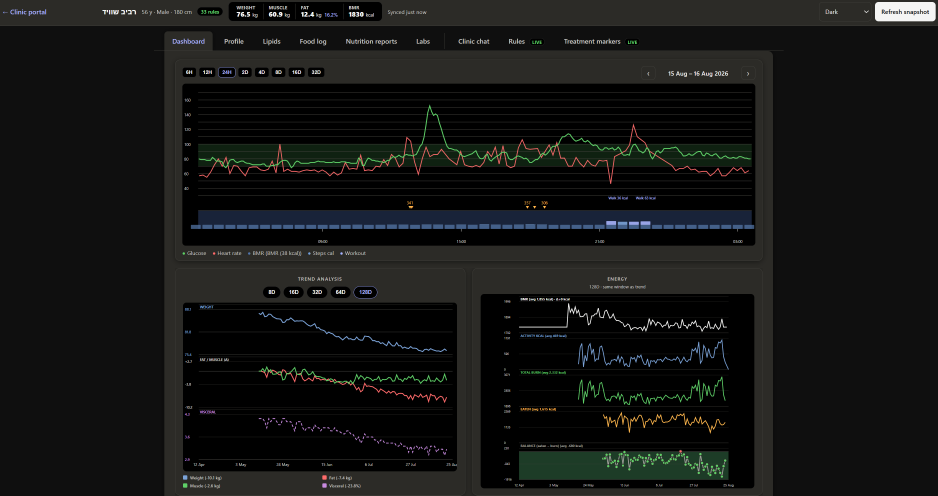
#> input picture FB/videos/assets/screens/stills/clinic-portal-dark-dashboard.png, 2812 x 1487 px (shown at 1/3 size)
$ python composite_clinic_portal.py
#> lines starting #> are read from the running program, lines starting #| are printed output that depends on the picture
"""Build a sharp full-bleed clinic-portal plate for film (no fake desk paste).

The 1024x508 share screenshot is too soft to survive a perspective warp onto a
tilted monitor. Opus finishing review: cut full-bleed for the thesis beat;
keep Swiss desks as establishing plates with their original screens.
"""
from __future__ import annotations

from pathlib import Path

import cv2
import numpy as np
from PIL import Image, ImageDraw, ImageEnhance, ImageFilter, ImageFont

ROOT = Path(__file__).resolve().parent.parent
ART = ROOT / "assets" / "illustrations"
STILLS = ROOT / "assets" / "screens" / "stills"
PORTAL = STILLS / "clinic-portal-dark-dashboard.png"
OUT = ART / "clinic-portal-dark-16x9.jpg"
OUT_PNG = ART / "clinic-portal-dark-16x9.png"


def upscale_lanczos(bgr: np.ndarray, scale: float) -> np.ndarray:
    if scale <= 1.01:
        return bgr
    h, w = bgr.shape[:2]
    return cv2.resize(
        bgr, (int(w * scale), int(h * scale)), interpolation=cv2.INTER_LANCZOS4
    )


def unsharp(bgr: np.ndarray, amount: float = 0.55, sigma: float = 1.1) -> np.ndarray:
    blur = cv2.GaussianBlur(bgr, (0, 0), sigma)
    out = cv2.addWeighted(bgr, 1 + amount, blur, -amount, 0)
    return np.clip(out, 0, 255).astype(np.uint8)


def main() -> None:
    if not PORTAL.is_file():
        raise SystemExit(f"Missing {PORTAL}")
    ui = cv2.imread(str(PORTAL), cv2.IMREAD_COLOR)
#> ui is the input picture: shape (1487, 2812, 3); mean B, G, R 19.8, 21, 20.1
    if ui is None:
        raise SystemExit("Failed to read portal")

    # Target: fill width of 1920 with letterbox bars — never stretch aspect.
    # Upscale so the warp/fit is mostly a *down*sample into the plate.
    target_w = 1840
    scale = target_w / ui.shape[1]
#> scale = 0.654
    # 2-step upsample then mild sharpen — better than one big LANCZOS jump
    step = min(2.0, scale)
#> step = 0.654
    hi = upscale_lanczos(ui, step)
    if scale / step > 1.01:
        hi = upscale_lanczos(hi, scale / step)
    hi = unsharp(hi, amount=0.45, sigma=1.0)

    # Lift crushed blacks slightly so it reads as an emissive panel, not a hole
    hi_f = hi.astype(np.float32)
    hi_f = hi_f * 0.92 + 18.0  # floor ~18
    hi = np.clip(hi_f, 0, 255).astype(np.uint8)

    plate = np.zeros((1080, 1920, 3), dtype=np.uint8)
    # slate surround matching dark cards
    plate[:] = (30, 33, 38)  # BGR
    ph, pw = hi.shape[:2]
#> ph = 1487; pw = 2812
    # Fit into safe area
    fit = min(1840 / pw, 920 / ph)
#> fit = 0.619
    if fit < 0.999:
        hi = cv2.resize(hi, (int(pw * fit), int(ph * fit)), interpolation=cv2.INTER_AREA)
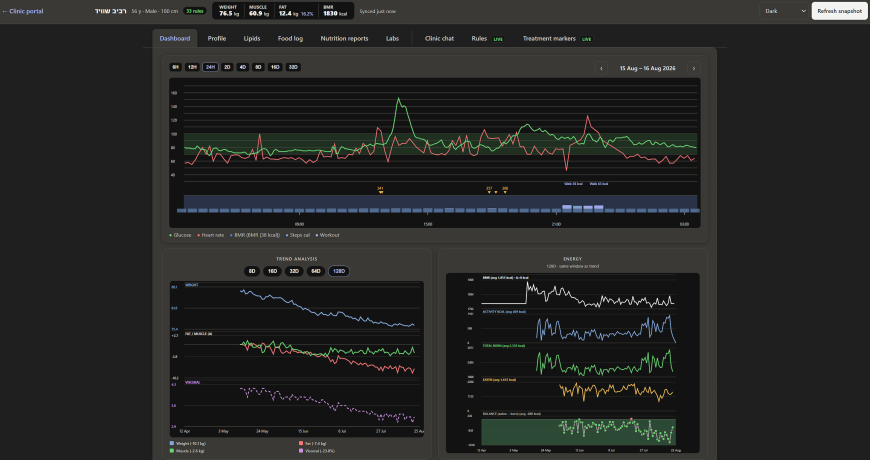
#> hi: shape (920, 1739, 3) (shown at 1/2 size); mean B, G, R 35.9, 37.1, 36.3
        ph, pw = hi.shape[:2]
#> ph = 920; pw = 1739
    x0 = (1920 - pw) // 2
#> x0 = 90
    y0 = (1080 - ph) // 2 + 18
#> y0 = 98
    plate[y0 : y0 + ph, x0 : x0 + pw] = hi
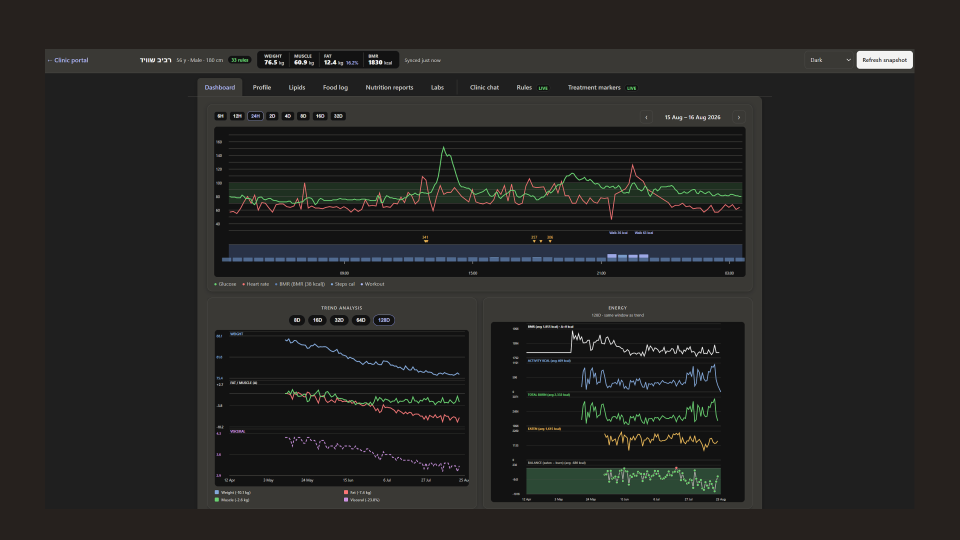
#> plate: shape (1080, 1920, 3) (shown at 1/2 size); mean B, G, R 34.6, 36.2, 36.7

    # Soft vignette on surround only
    yy, xx = np.ogrid[:1080, :1920]
    r = np.sqrt(((xx - 960) / 960) ** 2 + ((yy - 540) / 540) ** 2)
    vig = np.clip(1.0 - 0.22 * np.clip(r - 0.75, 0, 1) / 0.5, 0.78, 1.0)
    plate = (plate.astype(np.float32) * vig[..., None]).clip(0, 255).astype(np.uint8)

    # Thin inner frame around the UI — reads as a glass edge
    cv2.rectangle(
        plate, (x0 - 1, y0 - 1), (x0 + pw, y0 + ph), (55, 58, 62), 1, cv2.LINE_AA
    )
#> plate: shape (1080, 1920, 3); mean B, G, R 32.5, 34, 34.4

    cv2.imwrite(str(OUT_PNG), plate)  # keep lossless master
    # JPEG for pipeline consumers that expect .jpg
    rgb = cv2.cvtColor(plate, cv2.COLOR_BGR2RGB)
    im = Image.fromarray(rgb)
    draw = ImageDraw.Draw(im)
    fonts = ROOT / "assets" / "fonts"
    font_path = next(
        (fonts / n for n in ("Montserrat-Bold.ttf", "Montserrat-SemiBold.ttf") if (fonts / n).is_file()),
        None,
    )
    try:
        font = ImageFont.truetype(str(font_path), 28) if font_path else ImageFont.load_default()
    except OSError:
        font = ImageFont.load_default()
    draw.text((80, 48), "HEALTHINGS.AI", fill=(243, 245, 247), font=font)
    im.save(OUT, quality=95, subsampling=0, optimize=True)
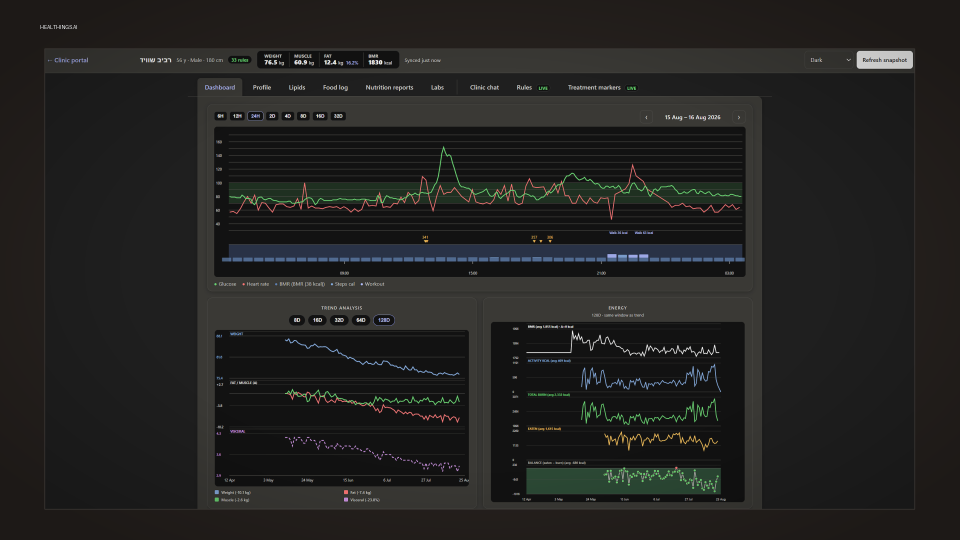
#> saved as clinic-portal-dark-16x9.jpg: PIL image 1920x1080 RGB (shown at 1/2 size); mean R, G, B 34.4, 34, 32.5
    print(f"OK {OUT.name} ({OUT.stat().st_size // 1024} KB) from portal {ui.shape[1]}x{ui.shape[0]}")
#| OK clinic-portal-dark-16x9.jpg (324 KB) from portal 2812x1487
    print(f"OK {OUT_PNG.name} lossless")
    print("NOTE: desk composites retired — use this plate for clinic thesis / sees-week.")


if __name__ == "__main__":
    main()

$ run again, with FB/videos/assets/screens/stills/a14-food-log-dark-meters.png copied over FB/videos/assets/screens/stills/clinic-portal-dark-dashboard.png
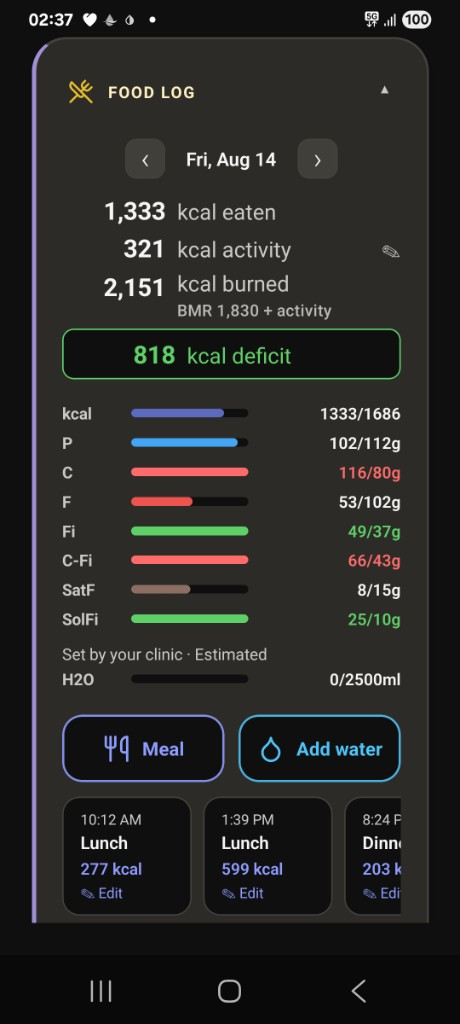
#> input picture FB/videos/assets/screens/stills/a14-food-log-dark-meters.png, 460 x 1024 px
#> in main, ui is the input picture: shape (1024, 460, 3); mean B, G, R 38.1, 39.9, 39.9
#> in main, `hi = cv2.resize(hi, (int(pw * fit), int(ph * fit)), interpolation=cv2...`:
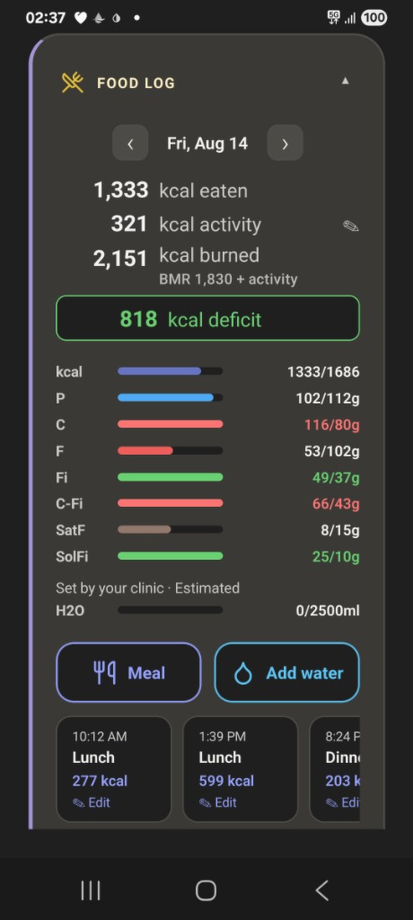
#> hi: shape (920, 413, 3); mean B, G, R 52.3, 54.1, 54.2
#> in main, `plate[y0 : y0 + ph, x0 : x0 + pw] = hi`:
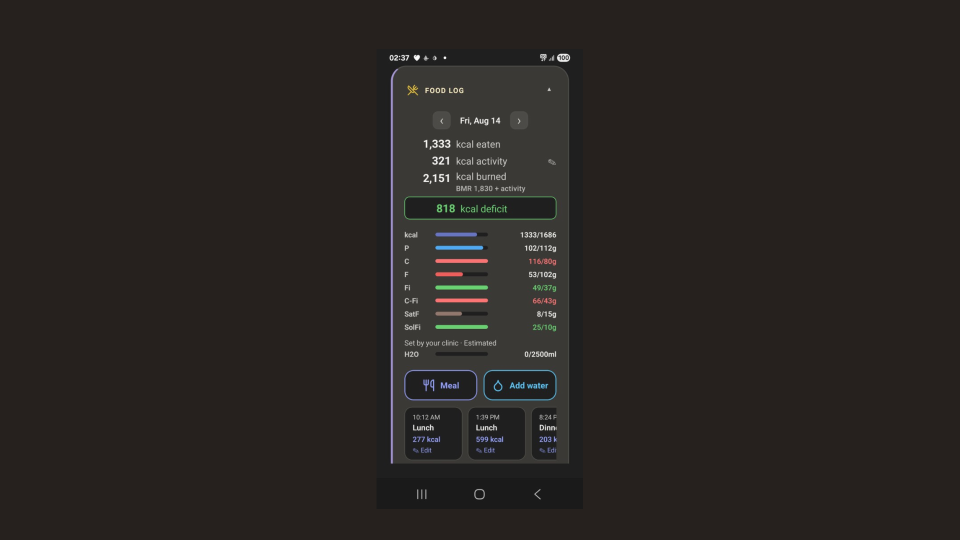
#> plate: shape (1080, 1920, 3) (shown at 1/2 size); mean B, G, R 34.1, 36.9, 41
#| OK clinic-portal-dark-16x9.jpg (324 KB) from portal 460x1024

$ run again, with FB/videos/assets/screens/stills/a4-rules-meters-dark-source.png copied over FB/videos/assets/screens/stills/clinic-portal-dark-dashboard.png
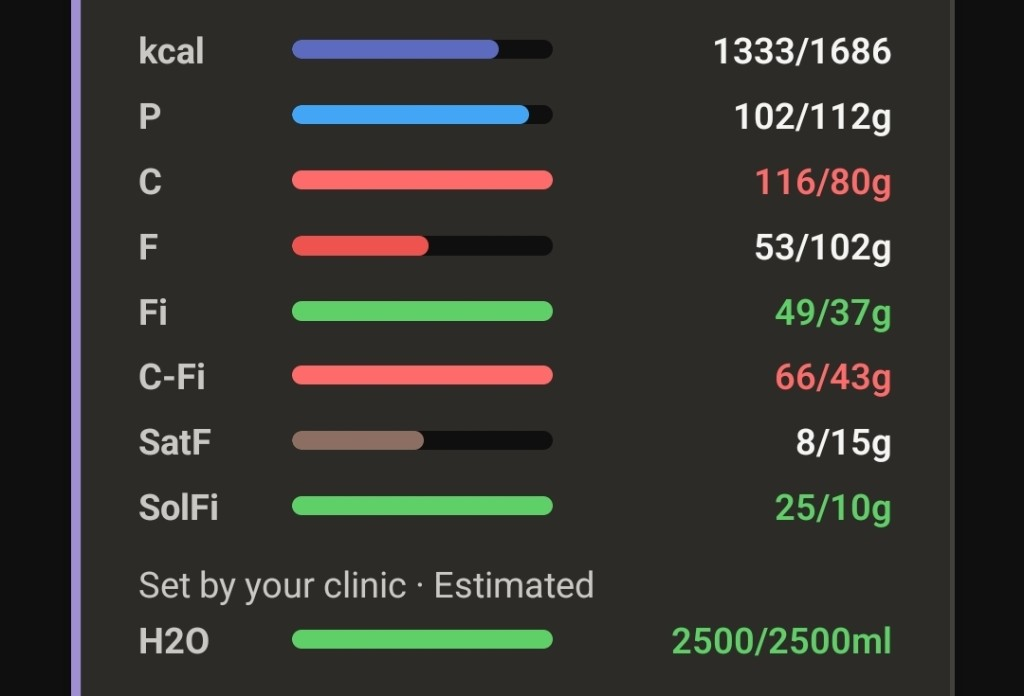
#> input picture FB/videos/assets/screens/stills/a4-rules-meters-dark-source.png, 1024 x 696 px
#> in main, ui is the input picture: shape (696, 1024, 3); mean B, G, R 46.3, 50.7, 51.1
#> in main, `hi = cv2.resize(hi, (int(pw * fit), int(ph * fit)), interpolation=cv2...`:
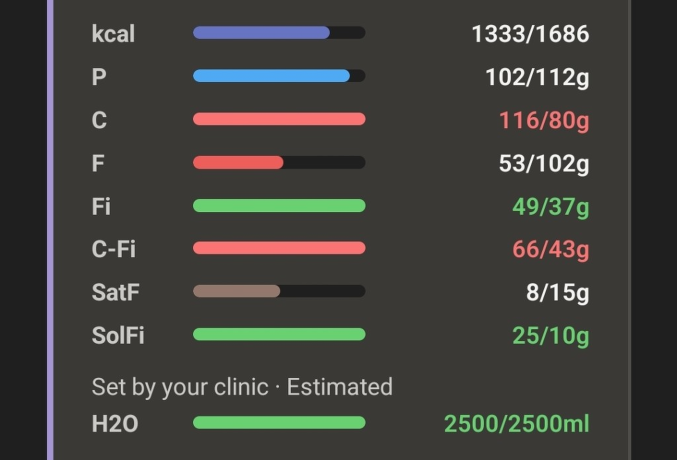
#> hi: shape (920, 1354, 3) (shown at 1/2 size); mean B, G, R 59.8, 64.1, 64.5
#> in main, `plate[y0 : y0 + ph, x0 : x0 + pw] = hi`:
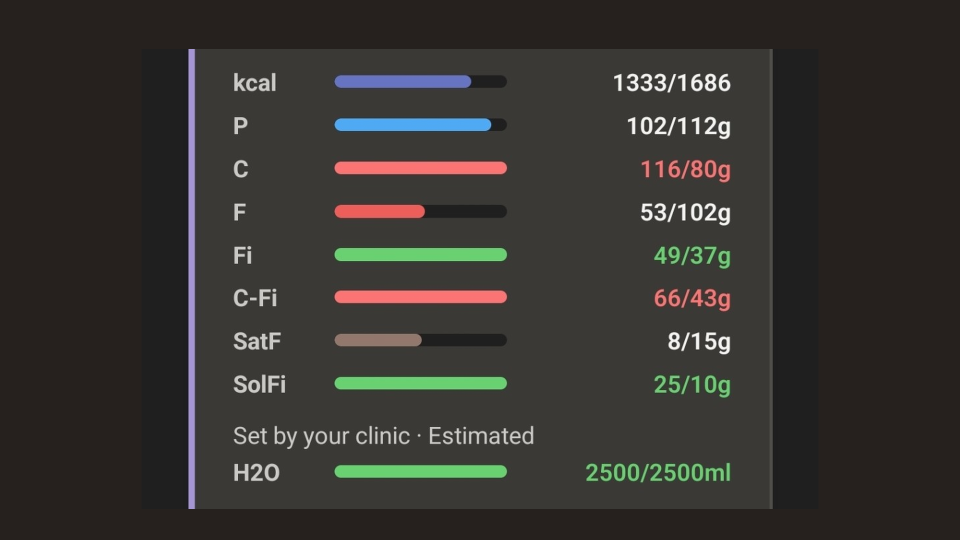
#> plate: shape (1080, 1920, 3) (shown at 1/2 size); mean B, G, R 47.9, 51.7, 53.9
#| OK clinic-portal-dark-16x9.jpg (324 KB) from portal 1024x696
